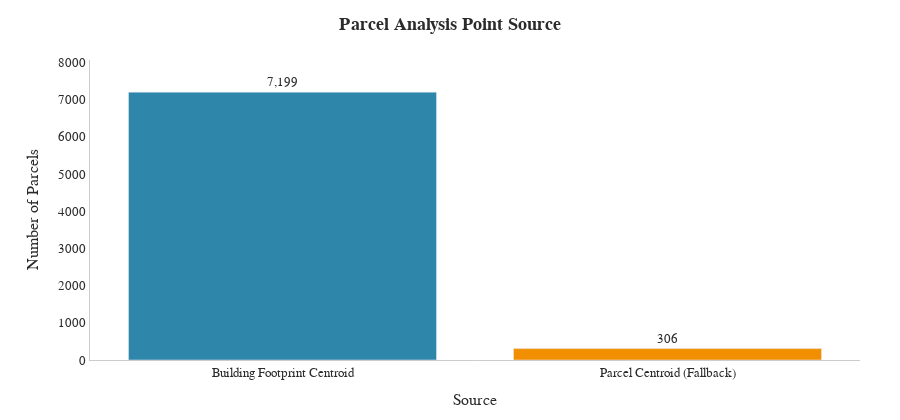

This figure's notebook cell:
### Markdown cell above
![parcel_analysis_point_placement_logic.png](attachment:parcel_analysis_point_placement_logic.png){width="600px"}

### Code cell
# Parcel analysis point source distribution

source_counts = (
    mpat_df["analysis_point_source"]
    .value_counts()
    .reset_index()
    .rename(columns={"analysis_point_source": "source", "count": "n"})
)

source_counts["label"] = source_counts["source"].map({
    "building_fp_largest_centroid": "Building Footprint Centroid",
    "parcel_centroid": "Parcel Centroid (Fallback)",
})

fig = go.Figure(
    go.Bar(
        x=source_counts["label"],
        y=source_counts["n"],
        marker_color=[COLORS["accent"], COLORS["qual"][2]],
        text=source_counts["n"].apply(lambda x: f"{x:,}"),
        textposition="outside",
    )
)

apply_theme(
    fig,
    title=dict(
        text="<b>Parcel Analysis Point Source</b>",
        x=0.5,
        xanchor="center",
        font=dict(size=18),
    ),
    xaxis_title="Source",
    yaxis_title="Number of Parcels",
    height=420,
)

fig.update_layout(showlegend=False, margin=dict(l=90, r=40, t=60, b=60))
fig.update_xaxes(showgrid=False)
fig.update_yaxes(showgrid=False, range=[0, source_counts["n"].max() * 1.12])
fig.show()

### Figure 1 — Plotly figure (JSON) as saved in the notebook; plotly's stock layout.template omitted (floating-point values rounded to 4 significant figures)
{"data": [{"marker": {"color": ["#2E86AB", "#F18F01"]}, "text": ["7,199", "306"], "textposition": "outside", "type": "bar", "x": ["Building Footprint Centroid", "Parcel Centroid (Fallback)"], "y": [7199, 306]}], "layout": {"colorway": ["#2E86AB", "#A23B72", "#F18F01", "#C73E1D", "#3B1F2B", "#44BBA4", "#E94F37"], "font": {"color": "#2b2b2b", "family": "Arial, sans-serif", "size": 13}, "height": 420, "legend": {"bgcolor": "white", "bordercolor": "#cccccc", "borderwidth": 1}, "margin": {"b": 60, "l": 90, "r": 40, "t": 60}, "paper_bgcolor": "white", "plot_bgcolor": "white", "showlegend": false, "title": {"font": {"color": "#2b2b2b", "size": 18}, "text": "<b>Parcel Analysis Point Source</b>", "x": 0.5, "xanchor": "center"}, "xaxis": {"gridcolor": "#ebebeb", "linecolor": "#cccccc", "showgrid": false, "title": {"text": "Source"}, "zeroline": false}, "yaxis": {"gridcolor": "#ebebeb", "linecolor": "#cccccc", "range": [0, 8063.0], "showgrid": false, "title": {"text": "Number of Parcels"}, "zeroline": false}}}
